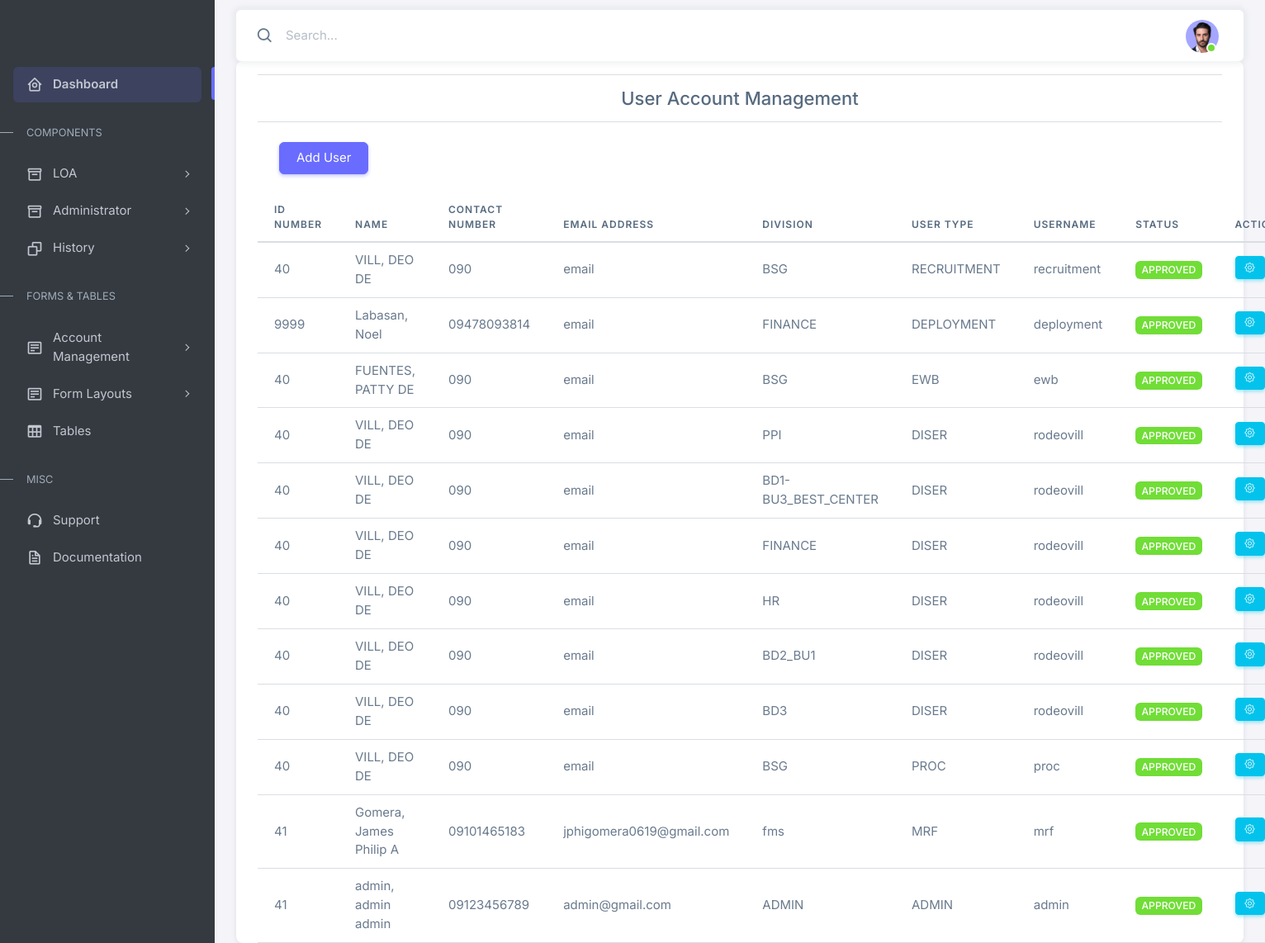
Page /admin/views/user_account_management.php (signed in) on the earlier database version.
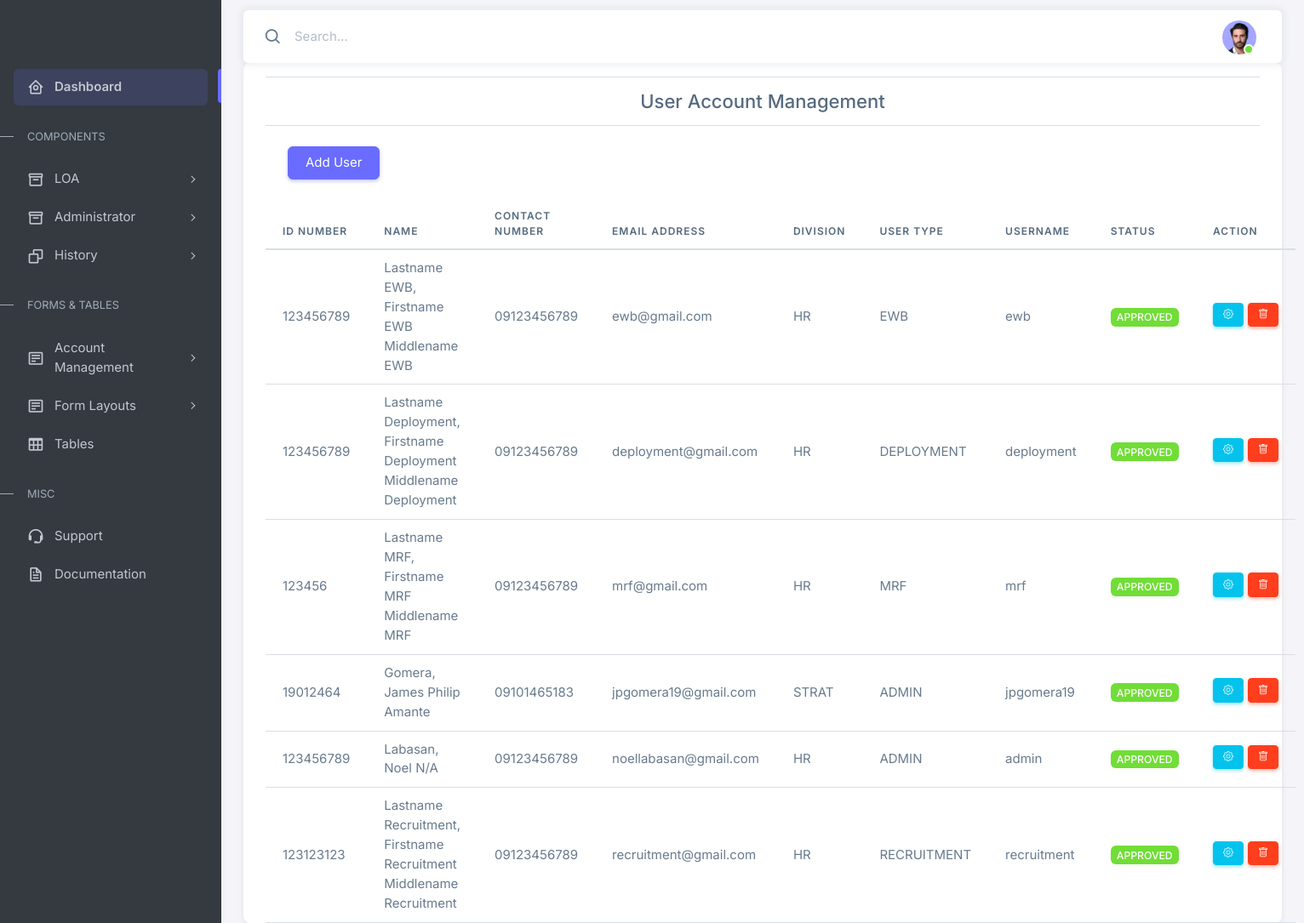
Same page on the later database version.
### tables this page shows
CREATE TABLE `data` (
  `id` int(255) NOT NULL,
  `lastname` varchar(255) NOT NULL,
  `firstname` varchar(255) NOT NULL,
  `mi` varchar(255) NOT NULL,
  `contactno` varchar(255) NOT NULL,
  `emailadd` varchar(255) NOT NULL,
  `fms` varchar(255) NOT NULL,
  `uname` varchar(255) NOT NULL,
  `pname` varchar(255) NOT NULL,
  `typenya` varchar(255) NOT NULL,
  `approve` int(11) NOT NULL DEFAULT '0',
  `idnum` varchar(255) NOT NULL,
  `is_deleted` int(11) NOT NULL DEFAULT '0'
);

### admin/views/user_account_management.php (the view, shortened to what this page needs)
<?php
include '../../connect.php';
if (isset($_SESSION['username'], $_SESSION['password'])) {
?>
    <!DOCTYPE html>
    <html lang="en">
    <head>
        <?php include '../components/header.php'; ?>
    </head>
    <body>
        <div class="layout-wrapper layout-content-navbar">
            <div class="layout-container">
                <?php include '../components/sidebar.php'; ?>
                <div class="layout-page">
                    <?php include '../components/navbar.php'; ?>
                    <div class="content-wrapper">
                        <div class="container">
                            <div class="card">
                                <div class="container">
                                    <hr>
                                    <div class="title justify-content-center align-items-center mx-auto text-center">
                                        <h4 class="fs-4 justify-content-center align-">
                                            User Account Management
                                        </h4>
                                    </div>
                                    <hr>
                                    <div class="container mt-4 mb-4">
                                        <button type="button" class="btn btn-primary" data-bs-toggle="modal" data-bs-target="#addUserModal">
                                            Add User
                                        </button>
                                    </div>
                                    <table class="table table-hover" id="example">
                                        <thead>
                                            <tr>
                                                <th>ID Number</th>
                                                <th>Name</th>
                                                <th>Contact Number</th>
                                                <th>Email Address</th>
                                                <th>Division</th>
                                                <th>User Type</th>
                                                <th>Username</th>
                                                <th>Status</th>
                                                <th>Action</th>
                                            </tr>
                                        </thead>
                                        <tbody>
                                            <?php
                                            $query = "SELECT * FROM data";
                                            $result = $link->query($query);
                                            while ($row = $result->fetch_assoc()) {
                                            ?>
                                                <tr>
                                                    <td><?php echo $row['idnum'] ?></td>
                                                    <td><?php echo $row['lastname'] . ", " . $row['firstname'] . " " . $row['mi'] ?></td>
                                                    <td><?php echo $row['contactno'] ?></td>
                                                    <td><?php echo $row['emailadd'] ?></td>
                                                    <td><?php echo $row['fms'] ?></td>
                                                    <td><?php echo $row['typenya']; ?></td>
                                                    <td><?php echo $row['uname']; ?></td>
                                                    <td><?php
                                                        if ($row['approve'] === '1') {
                                                            echo '<span class="badge rounded bg-success">Approved</span>';
                                                        } elseif ($row['approve'] === '0') {
                                                            echo '<span class="badge rounded bg-warning">Pending</span>';
                                                        } else {
                                                            echo '<span class="badge rounded bg-danger">Rejected</span>';
                                                        }
                                                        ?>
                                                    </td>
                                                    <td>
                                                        <div class="contains">
                                                            <?php
                                                            if ($row['is_deleted'] === "0") {
                                                            ?>
                                                                <div class="columns">
                                                                    <button type="button" class="btn btn-info btn-sm" data-bs-toggle="modal" data-bs-target="#updateUserModal-<?php echo $row['id'] ?>" title="Update User Information">
                                                                        <i class="bi bi-gear"></i>
                                                                    </button>
                                                                </div>
                                                                <div class="columns">
                                                                    <button type="button" class="btn btn-danger btn-sm delete_user_btn" data-bs-toggle="tooltip" data-bs-title="Delete User">
                                                                        <i class="bi bi-trash"></i>
                                                                    </button>
                                                                </div>
                                                            <?php } ?>
                                                        </div>
                                                    </td>
                                                </tr>
                                            <?php
                                            }
                                            ?>
                                        </tbody>
                                    </table>
                                </div>
                            </div>
                        </div>
                    </div>
                </div>
            </div>
        </div>
    </body>
    </html>
<?php
} else {
    header("Location: ../../index.php");
    exit(0);
}
?>

### admin/components/header.php (shortened to what this page needs)
<link rel="stylesheet" href="https://cdn.jsdelivr.net/npm/bootstrap-icons@1.11.1/font/bootstrap-icons.css">
<link rel="stylesheet" href="../assets/vendor/fonts/boxicons.css" />
<link rel="stylesheet" href="https://cdnjs.cloudflare.com/ajax/libs/twitter-bootstrap/5.3.0/css/bootstrap.min.css">
<link rel="stylesheet" href="https://cdn.datatables.net/1.13.6/css/dataTables.bootstrap5.min.css">
<link rel="stylesheet" href="../assets/vendor/css/core.css" class="template-customizer-core-css" />
<link rel="stylesheet" href="../assets/vendor/css/theme-default.css" class="template-customizer-theme-css" />
<link rel="stylesheet" href="../assets/css/demo.css" />
<link rel="stylesheet" href="../assets/vendor/libs/perfect-scrollbar/perfect-scrollbar.css" />
<link rel="stylesheet" href="../assets/vendor/libs/apex-charts/apex-charts.css" />

### admin/components/sidebar.php (shortened to what this page needs)
<aside id="layout-menu" class="layout-menu menu-vertical menu bg-menu-theme">
  <div class="app-brand demo">
  </div>
  <ul class="menu-inner py-1">
    <li class="menu-item active">
      <a href="index.php" class="menu-link">
        <i class="menu-icon tf-icons bx bx-home-circle"></i>
        <div data-i18n="Analytics">Dashboard</div>
      </a>
    </li>
    <li class="menu-header small text-uppercase"><span class="menu-header-text">Components</span></li>
    <li class="menu-item">
      <a href="javascript:void(0)" class="menu-link menu-toggle">
        <i class="menu-icon tf-icons bx bx-box"></i>
        <div data-i18n="User interface">LOA</div>
      </a>
    </li>
    <li class="menu-item">
      <a href="javascript:void(0)" class="menu-link menu-toggle">
        <i class="menu-icon tf-icons bx bx-box"></i>
        <div data-i18n="User interface">Administrator</div>
      </a>
    </li>
    <li class="menu-item">
      <a href="javascript:void(0)" class="menu-link menu-toggle">
        <i class="menu-icon tf-icons bx bx-copy"></i>
        <div data-i18n="History UI">History</div>
      </a>
    </li>
    <li class="menu-header small text-uppercase"><span class="menu-header-text">Forms &amp; Tables</span></li>
    <li class="menu-item">
      <a href="javascript:void(0);" class="menu-link menu-toggle">
        <i class="menu-icon tf-icons bx bx-detail"></i>
        <div data-i18n="Form Elements">Account Management</div>
      </a>
    </li>
    <li class="menu-item">
      <a href="javascript:void(0);" class="menu-link menu-toggle">
        <i class="menu-icon tf-icons bx bx-detail"></i>
        <div data-i18n="Form Layouts">Form Layouts</div>
      </a>
    </li>
    <li class="menu-item">
      <a href="tables-basic.html" class="menu-link">
        <i class="menu-icon tf-icons bx bx-table"></i>
        <div data-i18n="Tables">Tables</div>
      </a>
    </li>
    <li class="menu-header small text-uppercase"><span class="menu-header-text">Misc</span></li>
    <li class="menu-item">
      <a href="https://github.com/themeselection/sneat-html-admin-template-free/issues" target="_blank" class="menu-link">
        <i class="menu-icon tf-icons bx bx-support"></i>
        <div data-i18n="Support">Support</div>
      </a>
    </li>
    <li class="menu-item">
      <a href="https://themeselection.com/demo/sneat-bootstrap-html-admin-template/documentation/" target="_blank" class="menu-link">
        <i class="menu-icon tf-icons bx bx-file"></i>
        <div data-i18n="Documentation">Documentation</div>
      </a>
    </li>
  </ul>
</aside>

### admin/components/navbar.php (shortened to what this page needs)
<nav
            class="layout-navbar container-xxl navbar navbar-expand-xl navbar-detached align-items-center bg-navbar-theme"
            id="layout-navbar"
          >
            <div class="navbar-nav-right d-flex align-items-center" id="navbar-collapse">
              <div class="navbar-nav align-items-center">
                <div class="nav-item d-flex align-items-center">
                  <i class="bx bx-search fs-4 lh-0"></i>
                  <input
                    type="text"
                    class="form-control border-0 shadow-none"
                    placeholder="Search..."
                    aria-label="Search..."
                  />
                </div>
              </div>
              <ul class="navbar-nav flex-row align-items-center ms-auto">
                <li class="nav-item navbar-dropdown dropdown-user dropdown">
                  <a class="nav-link dropdown-toggle hide-arrow" href="javascript:void(0);" data-bs-toggle="dropdown">
                    <div class="avatar avatar-online">
                      <img src="../assets/img/avatars/1.png" alt class="w-px-40 h-auto rounded-circle" />
                    </div>
                  </a>
                </li>
              </ul>
            </div>
          </nav>

### admin/assets/css/demo.css (style rules this page uses)
.menu .app-brand.demo { height: 64px; margin-top: 12px; }
.contains { display: grid !important; grid-template-columns: 0fr 0fr !important; grid-template-rows: 0fr 0fr !important; gap: 5px !important; margin: 0 auto !important; }

Differences in the rows shown:
removed data: idnum "40", lastname "VILL", firstname "DEO", mi "DE", contactno "090", emailadd "email", fms "BSG", typenya "RECRUITMENT", uname "recruitment", approve "APPROVED"
removed data: idnum "9999", lastname "Labasan", firstname "Noel", contactno "09478093814", emailadd "email", fms "FINANCE", typenya "DEPLOYMENT", uname "deployment", approve "APPROVED"
removed data: idnum "40", lastname "FUENTES", firstname "PATTY", mi "DE", contactno "090", emailadd "email", fms "BSG", typenya "EWB", uname "ewb", approve "APPROVED"
removed data: idnum "40", lastname "VILL", firstname "DEO", mi "DE", contactno "090", emailadd "email", fms "PPI", typenya "DISER", uname "rodeovill", approve "APPROVED"
removed data: idnum "40", lastname "VILL", firstname "DEO", mi "DE", contactno "090", emailadd "email", fms "BD1-BU3_BEST_CENTER", typenya "DISER", uname "rodeovill", approve "APPROVED"
removed data: idnum "40", lastname "VILL", firstname "DEO", mi "DE", contactno "090", emailadd "email", fms "FINANCE", typenya "DISER", uname "rodeovill", approve "APPROVED"
removed data: idnum "40", lastname "VILL", firstname "DEO", mi "DE", contactno "090", emailadd "email", fms "HR", typenya "DISER", uname "rodeovill", approve "APPROVED"
removed data: idnum "40", lastname "VILL", firstname "DEO", mi "DE", contactno "090", emailadd "email", fms "BD2_BU1", typenya "DISER", uname "rodeovill", approve "APPROVED"
removed data: idnum "40", lastname "VILL", firstname "DEO", mi "DE", contactno "090", emailadd "email", fms "BD3", typenya "DISER", uname "rodeovill", approve "APPROVED"
removed data: idnum "40", lastname "VILL", firstname "DEO", mi "DE", contactno "090", emailadd "email", fms "BSG", typenya "PROC", uname "proc", approve "APPROVED"
removed data: idnum "41", lastname "Gomera", firstname "James Philip", mi "A", contactno "09101465183", emailadd "jphigomera0619@gmail.com", fms "fms", typenya "MRF", uname "mrf", approve "APPROVED"
removed data: idnum "41", lastname "admin", firstname "admin", mi "admin", contactno "09123456789", emailadd "admin@gmail.com", fms "ADMIN", typenya "ADMIN", uname "admin", approve "APPROVED"
added data: idnum "123456789", lastname "Lastname EWB", firstname "Firstname EWB", mi "Middlename EWB", contactno "09123456789", emailadd "ewb@gmail.com", fms "HR", typenya "EWB", uname "ewb", approve "APPROVED"
added data: idnum "123456789", lastname "Lastname Deployment", firstname "Firstname Deployment", mi "Middlename Deployment", contactno "09123456789", emailadd "deployment@gmail.com", fms "HR", typenya "DEPLOYMENT", uname "deployment", approve "APPROVED"
added data: idnum "123456", lastname "Lastname MRF", firstname "Firstname MRF", mi "Middlename MRF", contactno "09123456789", emailadd "mrf@gmail.com", fms "HR", typenya "MRF", uname "mrf", approve "APPROVED"
added data: idnum "19012464", lastname "Gomera", firstname "James Philip", mi "Amante", contactno "09101465183", emailadd "jpgomera19@gmail.com", fms "STRAT", typenya "ADMIN", uname "jpgomera19", approve "APPROVED"
added data: idnum "123456789", lastname "Labasan", firstname "Noel", mi "N/A", contactno "09123456789", emailadd "noellabasan@gmail.com", fms "HR", typenya "ADMIN", uname "admin", approve "APPROVED"
added data: idnum "123123123", lastname "Lastname Recruitment", firstname "Firstname Recruitment", mi "Middlename Recruitment", contactno "09123456789", emailadd "recruitment@gmail.com", fms "HR", typenya "RECRUITMENT", uname "recruitment", approve "APPROVED"
